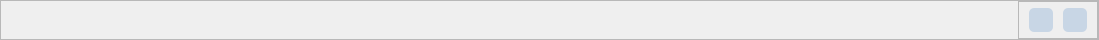
     <widget class="QFrame" name="titleBar">
      <property name="minimumSize">
       <size>
        <width>0</width>
        <height>0</height>
       </size>
      </property>
      <property name="maximumSize">
       <size>
        <width>16777215</width>
        <height>40</height>
       </size>
      </property>
      <property name="styleSheet">
       <string notr="true">QFrame#titleBar{
	background-color: rgb(215, 230, 245);	
	border-top-left-radius :10px;
	border-top-right-radius : 10px;
}</string>
      </property>
      <property name="frameShape">
       <enum>QFrame::StyledPanel</enum>
      </property>
      <property name="frameShadow">
       <enum>QFrame::Raised</enum>
      </property>
      <layout class="QHBoxLayout" name="horizontalLayout">
       <property name="spacing">
        <number>0</number>
       </property>
       <property name="leftMargin">
        <number>0</number>
       </property>
       <property name="topMargin">
        <number>0</number>
       </property>
       <property name="rightMargin">
        <number>0</number>
       </property>
       <property name="bottomMargin">
        <number>0</number>
       </property>
       <item>
        <spacer name="horizontalSpacer">
         <property name="orientation">
          <enum>Qt::Horizontal</enum>
         </property>
         <property name="sizeHint" stdset="0">
          <size>
           <width>1017</width>
           <height>20</height>
          </size>
         </property>
        </spacer>
       </item>
       <item>
        <widget class="QFrame" name="frame_3">
         <property name="minimumSize">
          <size>
           <width>80</width>
           <height>0</height>
          </size>
         </property>
         <property name="styleSheet">
          <string notr="true">background-color: none;</string>
         </property>
         <property name="frameShape">
          <enum>QFrame::StyledPanel</enum>
         </property>
         <property name="frameShadow">
          <enum>QFrame::Raised</enum>
         </property>
         <layout class="QHBoxLayout" name="horizontalLayout_2">
          <property name="spacing">
           <number>0</number>
          </property>
          <property name="leftMargin">
           <number>0</number>
          </property>
          <property name="topMargin">
           <number>0</number>
          </property>
          <property name="rightMargin">
           <number>0</number>
          </property>
          <property name="bottomMargin">
           <number>0</number>
          </property>
          <item>
           <widget class="QPushButton" name="btnMinus">
            <property name="minimumSize">
             <size>
              <width>24</width>
              <height>24</height>
             </size>
            </property>
            <property name="maximumSize">
             <size>
              <width>24</width>
              <height>24</height>
             </size>
            </property>
            <property name="cursor">
             <cursorShape>PointingHandCursor</cursorShape>
            </property>
            <property name="styleSheet">
             <string notr="true">QPushButton{
	background-color:rgb(200, 214, 229);
	border:none;
	border-radius: 5px;
}
QPushButton:hover{
	background-color:rgb(223, 239, 255);
}</string>
            </property>
            <property name="text">
             <string/>
            </property>
            <property name="icon">
             <iconset resource="../images/images.qrc">
              <normaloff>:/newPrefix/minus.png</normaloff>:/newPrefix/minus.png</iconset>
            </property>
           </widget>
          </item>
          <item>
           <widget class="QPushButton" name="btnClose">
            <property name="minimumSize">
             <size>
              <width>24</width>
              <height>24</height>
             </size>
            </property>
            <property name="maximumSize">
             <size>
              <width>24</width>
              <height>24</height>
             </size>
            </property>
            <property name="cursor">
             <cursorShape>PointingHandCursor</cursorShape>
            </property>
            <property name="styleSheet">
             <string notr="true">QPushButton{
	background-color:rgb(200, 214, 229);
	border:none;
	border-radius: 5px;
}
QPushButton:hover{
	background-color:rgb(223, 239, 255);
}</string>
            </property>
            <property name="text">
             <string/>
            </property>
            <property name="icon">
             <iconset resource="../images/images.qrc">
              <normaloff>:/newPrefix/x.png</normaloff>:/newPrefix/x.png</iconset>
            </property>
           </widget>
          </item>
         </layout>
        </widget>
       </item>
      </layout>
     </widget>
